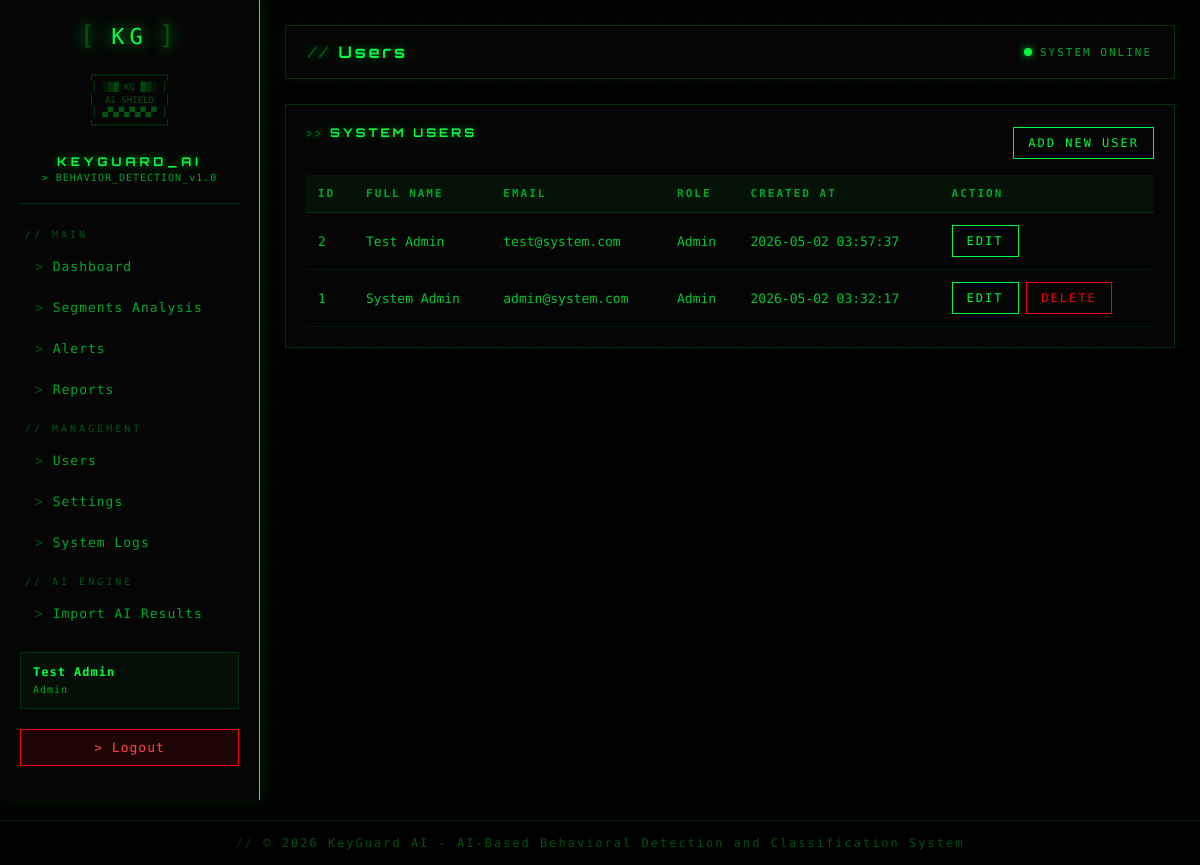
Page /web_dashboard/modules/users/index.php (signed in) on the committed database.
### tables this page shows
CREATE TABLE `users` (
  `id` int(11) NOT NULL,
  `full_name` varchar(100) DEFAULT NULL,
  `email` varchar(100) DEFAULT NULL,
  `password` varchar(255) DEFAULT NULL,
  `role` enum('admin','supervisor') DEFAULT 'supervisor',
  `created_at` timestamp NOT NULL DEFAULT current_timestamp()
);

### web_dashboard/modules/users/index.php (the view)
<?php
$page_title = "Users";
require_once "../../includes/header.php";
require_once "../../includes/sidebar.php";
$result = mysqli_query($conn, "SELECT * FROM users ORDER BY id DESC");
?>
<div class="table-box">
    <div style="display:flex; justify-content:space-between; align-items:center; margin-bottom:15px;">
        <h3>System Users</h3>
        <a class="btn" href="create.php">Add New User</a>
    </div>
    <table>
        <thead>
            <tr>
                <th>ID</th>
                <th>Full Name</th>
                <th>Email</th>
                <th>Role</th>
                <th>Created At</th>
                <th>Action</th>
            </tr>
        </thead>
        <tbody>
            <?php while ($row = mysqli_fetch_assoc($result)) { ?>
                <tr>
                    <td><?php echo $row['id']; ?></td>
                    <td><?php echo $row['full_name']; ?></td>
                    <td><?php echo $row['email']; ?></td>
                    <td><?php echo ucfirst($row['role']); ?></td>
                    <td><?php echo $row['created_at']; ?></td>
                    <td>
                        <a class="btn" href="edit.php?id=<?php echo $row['id']; ?>">Edit</a>
                        <?php if ($row['id'] != $_SESSION['user_id']) { ?>
                            <a class="btn btn-danger"
                               href="delete.php?id=<?php echo $row['id']; ?>"
                               onclick="return confirm('Are you sure you want to delete this user?');">
                               Delete
                            </a>
                        <?php } ?>
                    </td>
                </tr>
            <?php } ?>
        </tbody>
    </table>
</div>
<?php require_once "../../includes/footer.php"; ?>

### web_dashboard/includes/header.php (shortened to what this page needs)
<!DOCTYPE html>
<html>
<head>
    <link rel="stylesheet" href="<?php echo BASE_URL; ?>assets/css/style.css">
</head>
<body>
<div class="layout">

### web_dashboard/includes/sidebar.php
<div class="sidebar">
    <div class="brand">
        <div class="terminal-logo">
            <div class="terminal-logo-top">
                <span class="tl-bracket">[</span>
                <span class="tl-text">KG</span>
                <span class="tl-bracket">]</span>
            </div>
            <div class="terminal-logo-art">
┌─────────────┐
│ ░▒▓ KG ▓▒░ │
│  AI SHIELD  │
│ ▄▀▄▀▄▀▄▀▄▀ │
└─────────────┘
            </div>
        </div>
        <h3>KEYGUARD_AI</h3>
        <p class="brand-sub">> BEHAVIOR_DETECTION_v1.0</p>
    </div>
    <div class="menu-section">
        <span class="menu-title">// MAIN</span>
        <a href="<?php echo BASE_URL; ?>modules/dashboard/index.php">
            Dashboard
        </a>
        <a href="<?php echo BASE_URL; ?>modules/segments/index.php">
            Segments Analysis
        </a>
        <a href="<?php echo BASE_URL; ?>modules/alerts/index.php">
            Alerts
        </a>
        <a href="<?php echo BASE_URL; ?>modules/reports/index.php">
            Reports
        </a>
    </div>
    <div class="menu-section">
        <span class="menu-title">// MANAGEMENT</span>
        <a href="<?php echo BASE_URL; ?>modules/users/index.php">
            Users
        </a>
        <a href="<?php echo BASE_URL; ?>modules/settings/index.php">
            Settings
        </a>
        <a href="<?php echo BASE_URL; ?>modules/logs/index.php">
            System Logs
        </a>
    </div>
    <div class="menu-section">
        <span class="menu-title">// AI ENGINE</span>
        <a href="<?php echo BASE_URL; ?>api/import_ai_results.php">
            Import AI Results
        </a>
    </div>
    <div class="user-box">
        <strong><?php echo $_SESSION['full_name']; ?></strong>
        <small><?php echo ucfirst($_SESSION['role']); ?></small>
    </div>
    <a href="<?php echo BASE_URL; ?>logout.php" class="logout">
        Logout
    </a>
</div>
<div class="main-content">
    <div class="topbar">
        <h2><?php echo $page_title ?? "Dashboard"; ?></h2>
        <div class="topbar-right">
            <span class="status-dot"></span>
            <span class="status-text">SYSTEM ONLINE</span>
        </div>
    </div>

### web_dashboard/includes/footer.php
</div>
</div>
<footer>
    © <?php echo date("Y"); ?> KeyGuard AI - AI-Based Behavioral Detection and Classification System
</footer>
</body>
</html>

### rows in the picture
users: id "2", full_name "Test Admin", email "test@system.com", role "Admin", created_at "2026-05-02 03:57:37"
users: id "1", full_name "System Admin", email "admin@system.com", role "Admin", created_at "2026-05-02 03:32:17"

### other values in the picture
$_SESSION['full_name'] "Test Admin"
$_SESSION['role'] "Admin"
$page_title "Users"
